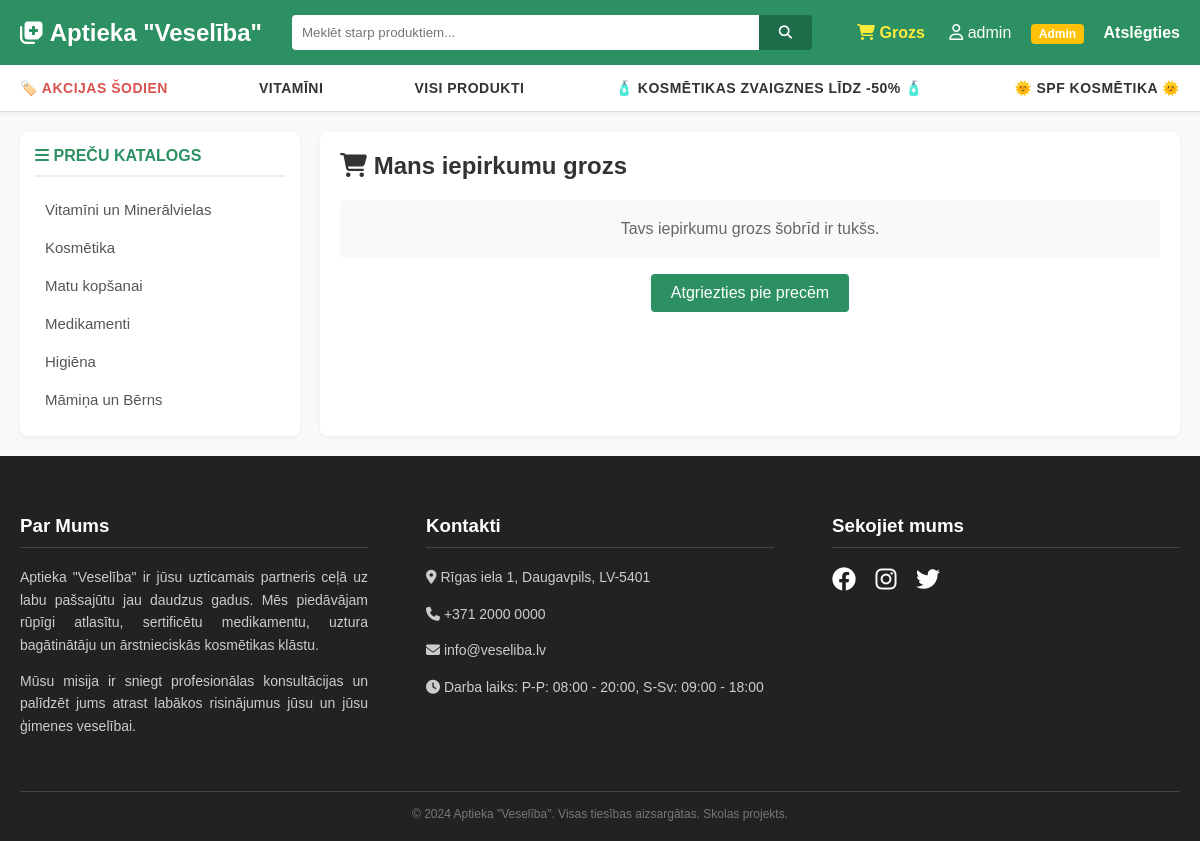
/grozs (signed in), run on the app's committed database.
### app.py (models this page shows)
class Kategorija(db.Model):
    id = db.Column(db.Integer, primary_key=True)
    nosaukums = db.Column(db.String(50), nullable=False)

### app.py (the view, shortened to what this page needs)
@app.route('/grozs')
def grozs():
    if 'lietotaja_id' not in session:
        flash('Lūdzu, pieslēdzieties, lai apskatītu grozu!')
        return redirect(url_for('pieslegties'))
    grozs = session.get('grozs', {})
    preces_groza = []
    kopsumma = 0
    return render_template('grozs.html', preces=preces_groza, kopsumma=kopsumma)

### app.py (called while the page is built)
@app.context_processor
def inject_categories():
    try:
        visas_kategorijas = Kategorija.query.all()
        return dict(global_kategorijas=visas_kategorijas)
    except:
        return dict(global_kategorijas=[])

### templates/grozs.html
{% extends "base.html" %}
{% block content %}
    <h2 style="margin-top: 0; color: #333;"><i class="fa-solid fa-cart-shopping"></i> Mans iepirkumu grozs</h2>
    {% if preces %}
        <table style="width: 100%; border-collapse: collapse; margin-top: 15px;">
            <thead>
                <tr style="background-color: #f8f9fa;">
                    <th style="padding: 12px; text-align: left; border-bottom: 2px solid #ddd;">Nosaukums</th>
                    <th style="padding: 12px; text-align: center; border-bottom: 2px solid #ddd;">Skaits</th>
                    <th style="padding: 12px; text-align: right; border-bottom: 2px solid #ddd;">Kopā</th>
                </tr>
            </thead>
            <tbody>
                {% for prece in preces %}
                <tr>
                    <td style="padding: 12px; border-bottom: 1px solid #ddd;">
                        <strong>{{ prece.medikaments.nosaukums }}</strong><br>
                        <small>{{ "%.2f"|format(prece.medikaments.cena) }} € / gab.</small>
                    </td>
                    <td style="padding: 12px; border-bottom: 1px solid #ddd; text-align: center; font-weight: bold;">
                        <a href="/mainit_grozu/{{ prece.medikaments.id }}/minus" style="text-decoration: none; padding: 5px 10px; background: #eee; color: #333; border-radius: 3px; font-size: 16px;">-</a>
                        <span style="margin: 0 10px;">{{ prece.skaits }}</span>
                        <a href="/mainit_grozu/{{ prece.medikaments.id }}/plus" style="text-decoration: none; padding: 5px 10px; background: #eee; color: #333; border-radius: 3px; font-size: 16px;">+</a>
                        <br>
                        <a href="/mainit_grozu/{{ prece.medikaments.id }}/dzest" style="color: #d9534f; font-size: 12px; text-decoration: underline; margin-top: 8px; display: inline-block;">Noņemt no groza</a>
                    </td>
                    <td style="padding: 12px; border-bottom: 1px solid #ddd; text-align: right; font-weight: bold;">{{ "%.2f"|format(prece.summa) }} €</td>
                </tr>
                {% endfor %}
            </tbody>
            <tfoot>
                <tr>
                    <td colspan="2" style="padding: 15px 12px; text-align: right; font-size: 20px;"><strong>Kopsumma apmaksai:</strong></td>
                    <td style="padding: 15px 12px; text-align: right; color: #d9534f; font-size: 22px; font-weight: bold;">{{ "%.2f"|format(kopsumma) }} €</td>
                </tr>
            </tfoot>
        </table>
        <div style="margin-top: 20px; display: flex; justify-content: space-between; align-items: center;">
            <a href="/iztuksot_grozu" style="color: #d9534f; text-decoration: none; padding: 10px; border: 1px solid #d9534f; border-radius: 4px;">Iztukšot grozu</a>
            <a href="/samaksat" style="background-color: #2c9062; color: white; text-decoration: none; padding: 12px 25px; border-radius: 4px; font-size: 18px; font-weight: bold; box-shadow: 0 4px 6px rgba(0,0,0,0.1);">Samaksāt</a>
        </div>
    {% else %}
        <p style="color: #666; padding: 20px; background: #f8f9fa; border-radius: 5px; text-align: center;">Tavs iepirkumu grozs šobrīd ir tukšs.</p>
        <div style="text-align: center;">
            <a href="/" style="background-color: #2c9062; color: white; padding: 10px 20px; text-decoration: none; border-radius: 4px; display: inline-block;">Atgriezties pie precēm</a>
        </div>
    {% endif %}
{% endblock %}

### templates/base.html (shortened to what this page needs)
<!DOCTYPE html>
<html lang="lv">
<head>
    <link rel="stylesheet" href="https://cdnjs.cloudflare.com/ajax/libs/font-awesome/6.4.0/css/all.min.css">
</head>
<body>
<header>
    <div class="top-bar">
        <div class="logo">
            <a href="/"><i class="fa-solid fa-notes-medical"></i> Aptieka "Veselība"</a>
        </div>
        <form class="search-form" method="GET" action="/">
            <input type="text" name="meklet" placeholder="Meklēt starp produktiem..." value="{{ vaicajums or '' }}">
            <button type="submit"><i class="fa-solid fa-magnifying-glass"></i></button>
        </form>
<div class="auth-links">
            {% if session.get('lietotajvards') %}
                <a href="/grozs" style="margin-right: 20px; color: #ffeb3b;"><i class="fa-solid fa-cart-shopping"></i> Grozs
                    {% set groza_skaits = session.get('grozs', {}).values() | sum %}
                </a>
                <span><i class="fa-regular fa-user"></i> {{ session['lietotajvards'] }}</span>
                {% if session.get('loma') == 'admin' %}
                    <a href="/admin" class="admin-badge">Admin</a>
                {% endif %}
                <a href="/iziet">Atslēgties</a>
            {% else %}
                <a href="/pieslegties">Pieslēgties</a>
                <a href="/registreties">Reģistrēties</a>
            {% endif %}
        </div>
    </div>
</header>
<div class="top-nav-container">
    <nav class="top-nav">
        <a href="/?ipass=akcijas" class="highlight-red">🏷️ AKCIJAS ŠODIEN</a>
        <a href="/?kategorija=1">VITAMĪNI</a>
        <a href="/">VISI PRODUKTI</a>
        <a href="/?ipass=zvaigznes">🧴 KOSMĒTIKAS ZVAIGZNES LĪDZ -50% 🧴</a>
        <a href="/?ipass=spf">🌞 SPF KOSMĒTIKA 🌞</a>
    </nav>
</div>
<div class="main-container">
    <aside class="sidebar">
        <h3><i class="fa-solid fa-bars"></i> PREČU KATALOGS</h3>
        <ul>
            {% for kat in global_kategorijas %}
                <li><a href="/?kategorija={{ kat.id }}">{{ kat.nosaukums }}</a></li>
            {% endfor %}
        </ul>
    </aside>
    <main class="content-area">
        {% block content %}{% endblock %}
    </main>
</div>
<footer>
    <div class="footer-content">
        <div class="footer-section">
            <h3>Par Mums</h3>
            <p>Aptieka "Veselība" ir jūsu uzticamais partneris ceļā uz labu pašsajūtu jau daudzus gadus. Mēs piedāvājam rūpīgi atlasītu, sertificētu medikamentu, uztura bagātinātāju un ārstnieciskās kosmētikas klāstu.</p>
            <p>Mūsu misija ir sniegt profesionālas konsultācijas un palīdzēt jums atrast labākos risinājumus jūsu un jūsu ģimenes veselībai.</p>
        </div>
        <div class="footer-section">
            <h3>Kontakti</h3>
            <p><i class="fa-solid fa-location-dot"></i> Rīgas iela 1, Daugavpils, LV-5401</p>
            <p><i class="fa-solid fa-phone"></i> +371 2000 0000</p>
            <p><i class="fa-solid fa-envelope"></i> info@veseliba.lv</p>
            <p><i class="fa-solid fa-clock"></i> Darba laiks: P-P: 08:00 - 20:00, S-Sv: 09:00 - 18:00</p>
        </div>
        <div class="footer-section">
            <h3>Sekojiet mums</h3>
            <div class="social-icons">
                <a href="#"><i class="fa-brands fa-facebook"></i></a>
                <a href="#"><i class="fa-brands fa-instagram"></i></a>
                <a href="#"><i class="fa-brands fa-twitter"></i></a>
            </div>
        </div>
    </div>
    <div class="footer-bottom">
        &copy; 2024 Aptieka "Veselība". Visas tiesības aizsargātas. Skolas projekts.
    </div>
</footer>
</body>
</html>

### templates/base.html (style rules this page uses)
body { font-family: Arial, sans-serif; background-color: #f8f9fa; color: #333; margin: 0; padding: 0; display: flex; flex-direction: column; min-height: 100vh; }
header { background-color: #2c9062; color: white; padding: 15px 20px; }
.top-bar { max-width: 1200px; margin: 0 auto; display: flex; justify-content: space-between; align-items: center; }
.logo a { color: white; text-decoration: none; font-size: 24px; font-weight: bold; }
.search-form { display: flex; flex: 1; margin: 0 30px; }
.search-form input { flex: 1; padding: 10px; border: none; border-radius: 4px 0 0 4px; outline: none; }
.search-form button { padding: 10px 20px; background-color: #1e6d4a; color: white; border: none; border-radius: 0 4px 4px 0; cursor: pointer; }
.auth-links a { color: white; text-decoration: none; margin-left: 15px; font-weight: bold; }
.admin-badge { background-color: #ffc107; color: black; padding: 3px 8px; border-radius: 4px; font-size: 12px; }
.top-nav-container { background-color: white; border-bottom: 1px solid #ddd; box-shadow: 0 2px 4px rgba(0,0,0,0.05); }
.top-nav { max-width: 1200px; margin: 0 auto; display: flex; justify-content: space-between; align-items: center; padding: 15px 20px; flex-wrap: wrap; gap: 10px; }
.top-nav a { text-decoration: none; color: #333; font-weight: bold; font-size: 14px; text-transform: uppercase; letter-spacing: 0.5px; transition: color 0.3s; }
.highlight-red { color: #d9534f !important; }
.main-container { max-width: 1200px; margin: 20px auto; display: flex; flex: 1; width: 100%; gap: 20px; padding: 0 20px; box-sizing: border-box; }
.sidebar { width: 250px; background: white; border-radius: 8px; box-shadow: 0 2px 5px rgba(0,0,0,0.05); padding: 15px; align-self: flex-start; }
.sidebar h3 { margin-top: 0; color: #2c9062; border-bottom: 2px solid #eee; padding-bottom: 10px; font-size: 16px; text-transform: uppercase; }
.sidebar ul { list-style: none; padding: 0; margin: 0; }
.sidebar li { margin-bottom: 5px; }
.sidebar a { text-decoration: none; color: #555; display: block; padding: 8px 10px; border-radius: 4px; transition: 0.2s; font-size: 15px; }
.content-area { flex: 1; background: white; border-radius: 8px; box-shadow: 0 2px 5px rgba(0,0,0,0.05); padding: 20px; }
footer { background-color: #222; color: #ccc; padding: 40px 20px 20px; margin-top: auto; }
.footer-content { max-width: 1200px; margin: 0 auto; display: flex; justify-content: space-between; flex-wrap: wrap; }
.footer-section { width: 30%; min-width: 250px; margin-bottom: 20px; }
.footer-section h3 { color: white; border-bottom: 1px solid #444; padding-bottom: 10px; }
.footer-section p { font-size: 14px; line-height: 1.6; text-align: justify; }
.social-icons a { color: white; font-size: 24px; margin-right: 15px; text-decoration: none; transition: 0.3s; }
.footer-bottom { text-align: center; border-top: 1px solid #444; padding-top: 15px; margin-top: 20px; font-size: 12px; color: #777; }

### data on the page
Kategorija: nosaukums "Vitamīni un Minerālvielas"
Kategorija: nosaukums "Kosmētika"
Kategorija: nosaukums "Matu kopšanai"
Kategorija: nosaukums "Medikamenti"
Kategorija: nosaukums "Higiēna"
Kategorija: nosaukums "Māmiņa un Bērns"

### other printed values
{{ session['lietotajvards'] }} "admin"
